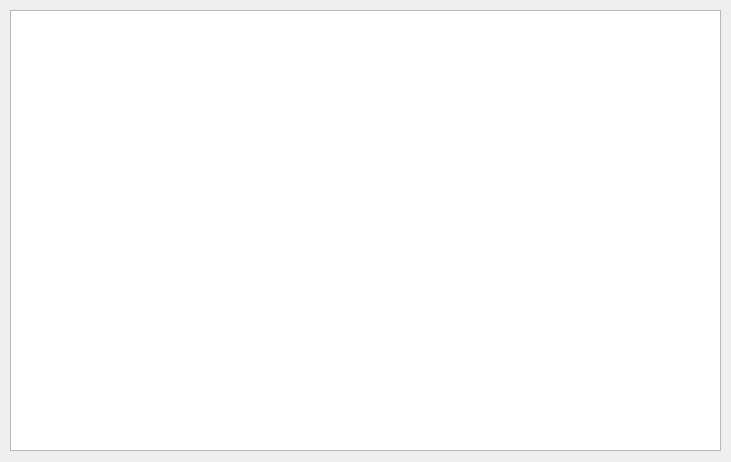
<?xml version="1.0" encoding="UTF-8"?>
<ui version="4.0">
 <class>ReturnDialog</class>
 <widget class="QDialog" name="ReturnDialog">
  <property name="geometry">
   <rect>
    <x>0</x>
    <y>0</y>
    <width>731</width>
    <height>462</height>
   </rect>
  </property>
  <property name="minimumSize">
   <size>
    <width>731</width>
    <height>462</height>
   </size>
  </property>
  <property name="maximumSize">
   <size>
    <width>731</width>
    <height>462</height>
   </size>
  </property>
  <property name="windowTitle">
   <string>Книги для сдачи</string>
  </property>
  <widget class="QTableWidget" name="booksWidget">
   <property name="geometry">
    <rect>
     <x>10</x>
     <y>10</y>
     <width>711</width>
     <height>441</height>
    </rect>
   </property>
  </widget>
 </widget>
 <resources/>
 <connections/>
</ui>
